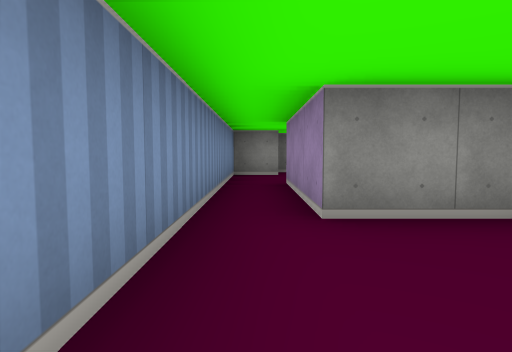
[1] (above)

16 first-person views from a walk through a cub3D level. The camera is about half as high as the walls, tilts 4° down and sees 75° across. The floor is counted in squares. Each view is taken from the middle of a square. On the plan, view 1 faces up. The plan holds only what a view shows up to about 9 squares ahead; the rest is blank.

[2]
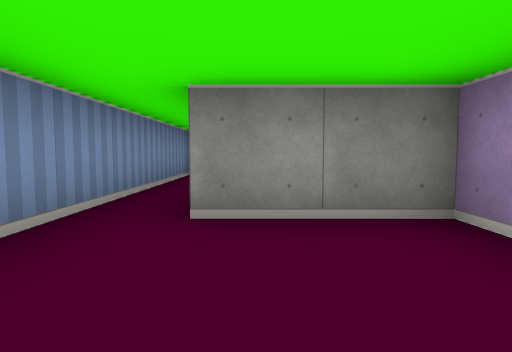

[3]
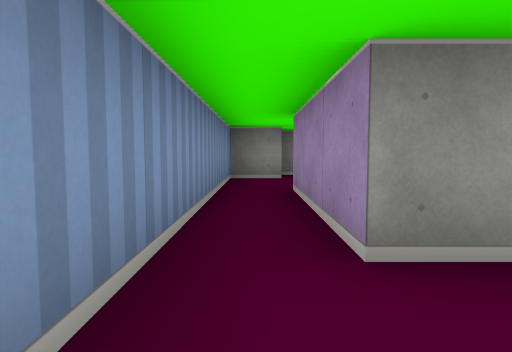

[4]
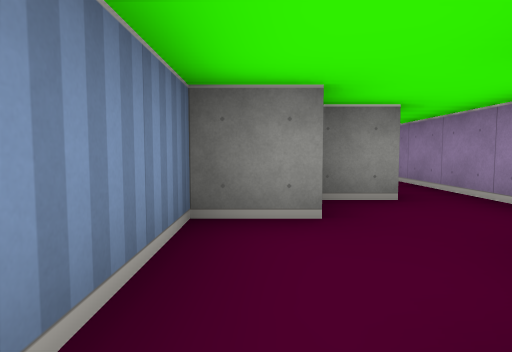

[5]
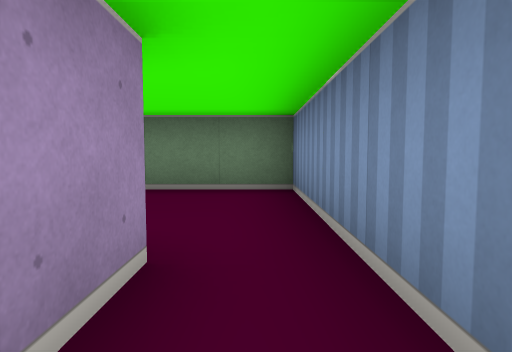

[6]
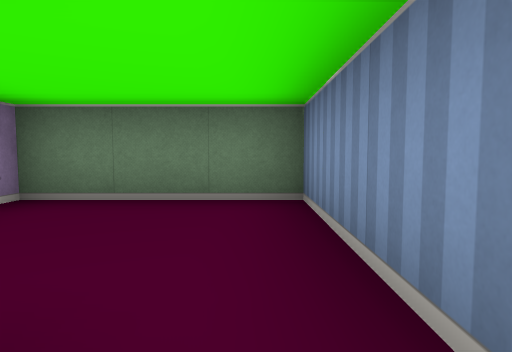

[7]
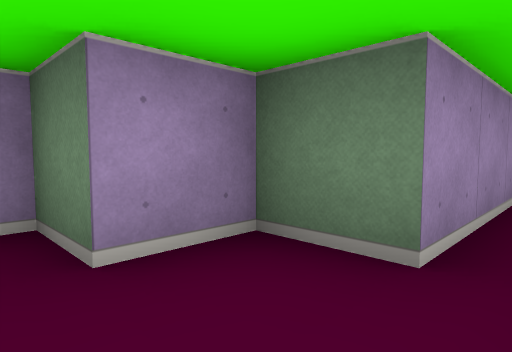

[8]
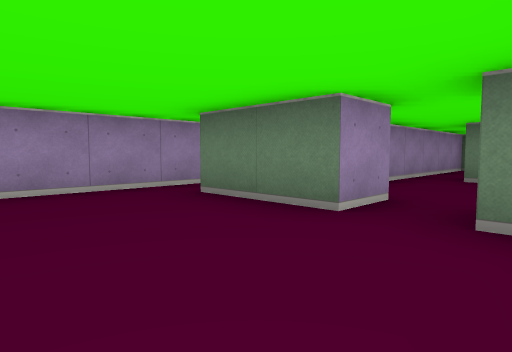

[9]
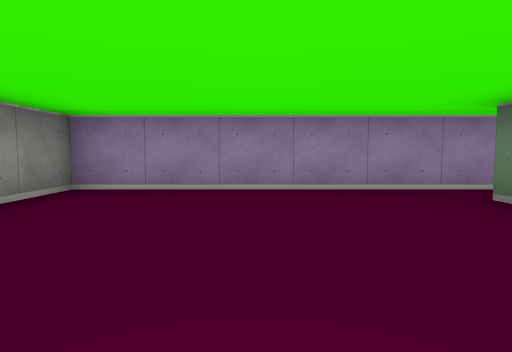

[10]
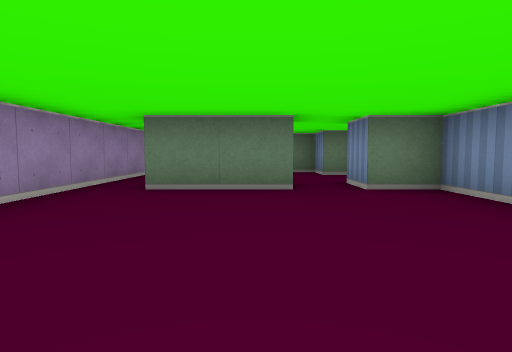

[11]
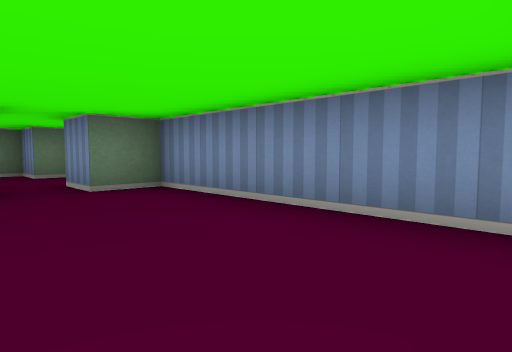

[12]
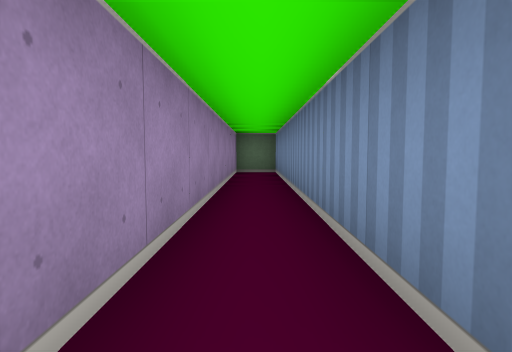

[13]
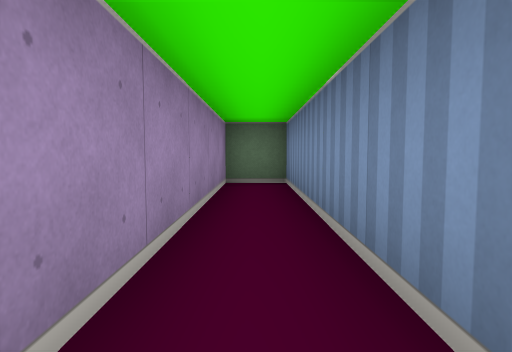

[14]
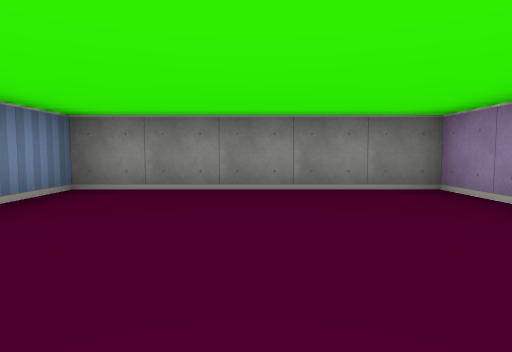

[15]
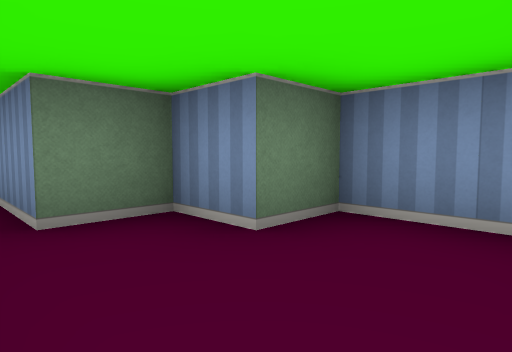

[16]
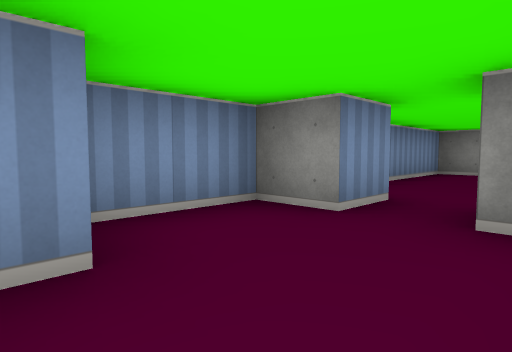

### Floor plan
Ten units are one square. View 1 is at (0, 0); x grows to the right and y downward. Boxes are objects, and circles mark ways between rooms. Rooms are numbered by the first view taken in them; rooms with no view inside come last. Other rooms are left out.
<svg viewBox="-10 -200 60 210">
<path fill="none" stroke="#000" d="M25 -19 25 -25 5 -25M-5 -25 -5 5 25 5M6 -75 -5 -75 -5 -25M16 -85 5 -85M5 -25 5 -55 15 -55 15 -65 25 -65 25 -85M15 -134 15 -145 35 -145 35 -65 45 -65 45 -195 -5 -195 -5 -145 5 -145 5 -135M5 -135 -5 -135 -5 -115 5 -115 5 -105 15 -105 15 -90M25 -85 25 -112"/>
<circle cx="0" cy="-30" r="3" fill="#2a7"/>
<circle cx="20" cy="-80" r="3" fill="#2a7"/>
<circle cx="10" cy="-140" r="3" fill="#2a7"/>
<text x="10" y="-10">1</text>
<text x="10" y="-60">2</text>
<text x="20" y="-150">3</text>
<text x="10" y="-120">4</text>
</svg>
Room 1 opens to room 2. Room 2 opens to room 4. Room 3 opens to room 4.

Where each view was taken, in squares from view 1:
view 1: 0 up, 0 right, facing up
view 2: 0 up, 1 right, facing up
view 3: 1 up, 0 right, facing up
view 4: 5 up, 0 right, facing up
view 5: 4 up, 0 right, facing down
view 6: 3 up, 0 right, facing down
view 7: 7 up, 0 right, facing down-right
view 8: 17 up, 0 right, facing down-right
view 9: 17 up, 0 right, facing right
view 10: 19 up, 2 right, facing down
view 11: 19 up, 2 right, facing down-left
view 12: 15 up, 4 right, facing down
view 13: 12 up, 4 right, facing down
view 14: 15 up, 2 right, facing up
view 15: 13 up, 2 right, facing down-left
view 16: 11 up, 2 right, facing up-left
